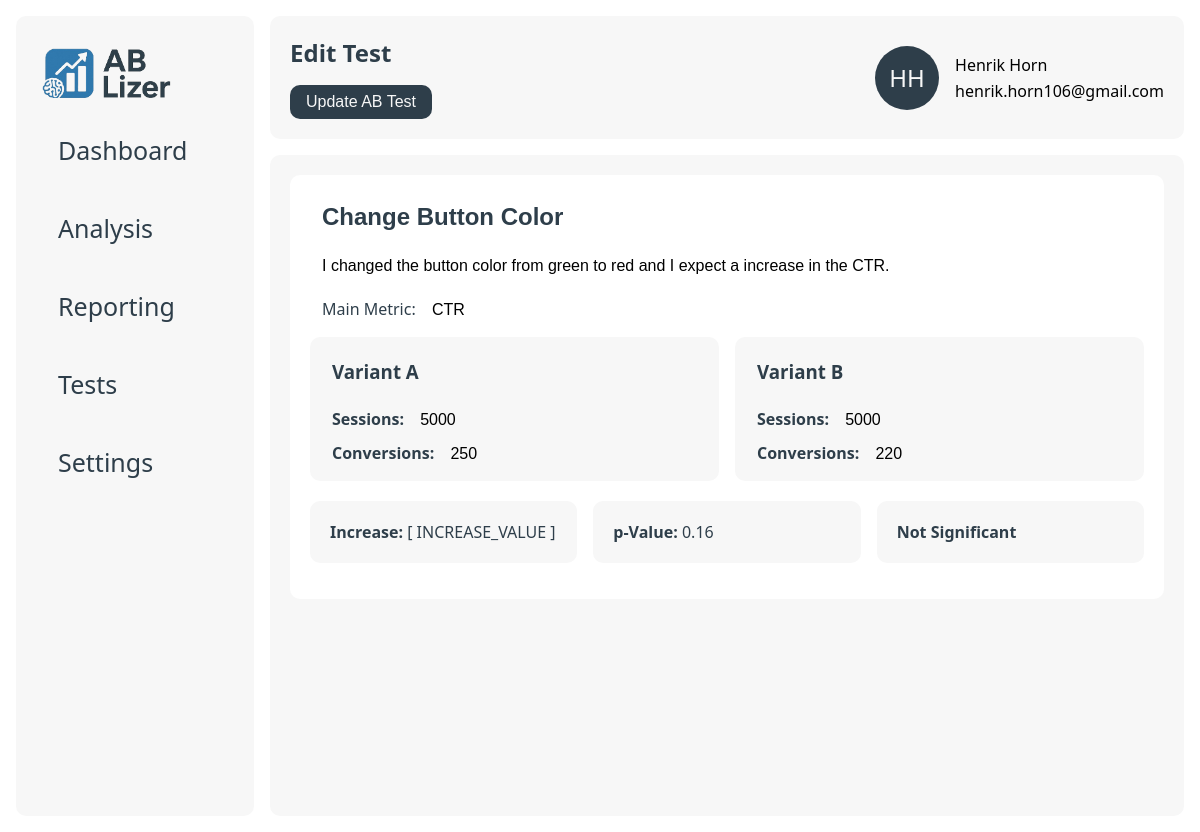
Before: /edit/1/51 with the older database file.
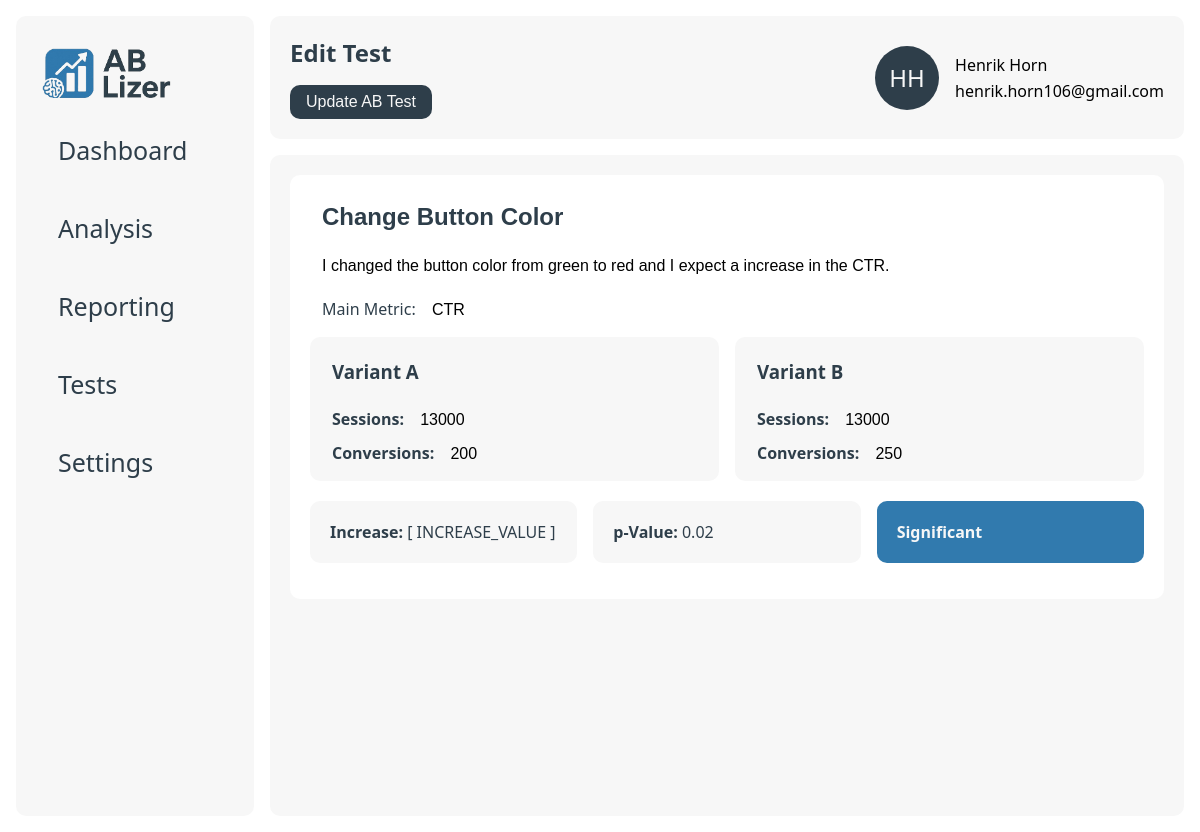
After: the same page with the newer database file.
### data/models.py (models this page shows)
class variants(db.Model):
    __tablename__ = 'variants'
    id = db.Column(db.Integer, primary_key=True)
    test_id = db.Column(db.Integer, db.ForeignKey('ab_tests.id'), nullable=False)
    name = db.Column(db.String(255), nullable=False)
    impressions = db.Column(db.Integer, nullable=False)
    conversions = db.Column(db.Integer, nullable=False)
    conversion_rate = db.Column(db.Float, nullable=False)
    __repr__ = lambda self: f'<Variant {self.id}>'
    __str__ = lambda self: f'{self.id}'

class reports(db.Model):
    __tablename__ = 'reports'
    id = db.Column(db.Integer, primary_key=True)
    test_id = db.Column(db.Integer, db.ForeignKey('ab_tests.id'), nullable=False)
    p_value = db.Column(db.Float, nullable=False)
    summary = db.Column(db.Text, nullable=False)
    significance = db.Column(db.Boolean, nullable=False)
    ai_recommendation = db.Column(db.Text, nullable=False)
    created_at = db.Column(db.DateTime, nullable=False, default=db.func.now())
    __repr__ = lambda self: f'<Report {self.id}>'
    __str__ = lambda self: f'{self.id}'

### app.py (the view)
@app.route("/edit/<int:user_id>/<int:test_id>")
def edit_test_page(user_id, test_id):
    user = db_manager.get_user(user_id)
    test = db_manager.get_test(test_id, user.company_id)
    variants = db_manager.get_variants(test_id)
    report = db_manager.get_report(test_id)
    return render_template("edit.html", user=user, test=test, variants=variants, report=report)

### app.py (called while the page is built)
@app.template_filter('initials')
def get_initials(name):
    if not name:
        return ''
    parts = name.strip().split()
    if len(parts) >= 2:
        return (parts[0][0] + parts[1][0]).upper()
    elif len(parts) == 1:
        return parts[0][:2].upper()
    return ''

### data/db_manager.py (called while the page is built)
    def get_test(self, test_id, company_id):
        return ab_tests.query.filter_by(id=test_id, company_id=company_id).first()

    def get_variants(self, test_id):
        return variants.query.filter_by(test_id=test_id).all()

    def get_report(self, test_id):
        return reports.query.filter_by(test_id=test_id).first()

    def get_user(self, user_id):
        return users.query.filter_by(id=user_id).first()

### templates/edit.html (shortened to what this page needs)
{% extends "base.html" %}
{% block page_title %}Edit Test{% endblock %}
{% block page_button %}
    <button form="edit-form" class="btn" type="submit">Update AB Test</button>{% endblock %}
{% block content %}
    <div class="card big">
        <form class="details-form" id="edit-form" method="post" action="">
            <input type="text" class="details-head" name="name" value="{{ test.name }}">
            <input type="text" name="description" value="{{ test.description }}">
            <div class="details-form-group">
                <label for="metric">Main Metric:</label>
                <input class="details-item" type="text" id="metric" name="metric" value="{{ test.metric }}">
            </div>
            {% if variants != [] %}
                <div class="column-grid-2">
                    {% for variant in variants %}
                        <div class="test-card">
                            <h3 class="details-name">{{ variant.name }}</h3>
                            <div class="details-form-group">
                                <label for="sessions_{{ loop.index }}"><strong>Sessions:</strong></label>
                                <input class="details-item" type="text" id="sessions_{{ loop.index }}" name="sessions[]"
                                       value="{{ variant.impressions }}">
                            </div>
                            <div class="details-form-group">
                                <label for="conversions_{{ loop.index }}"><strong>Conversions:</strong></label>
                                <input class="details-item" type="text" id="conversions_{{ loop.index }}"
                                       name="conversions[]" value="{{ variant.conversions }}">
                            </div>
                        </div>
                    {% endfor %}
                </div>
                <div class="column-grid-3">
                    <div class="card secondary">
                        <p><strong>Increase:</strong> [ INCREASE_VALUE ]</p>
                    </div>
                    <div class="card secondary">
                        <p><strong>p-Value:</strong> {{ report.p_value }}</p>
                    </div>
                    {% if report.significance %}
                        <div class="card accent">
                            <p><strong>Significant</strong></p>
                        </div>
                    {% else %}
                        <div class="card secondary">
                            <p><strong>Not Significant</strong></p>
                        </div>
                    {% endif %}
                </div>
            {% else %}
                <button class="btn" id="addVariantBtn">Add Variants</button>
            {% endif %}
        </form>
    </div>
{% endblock %}

Changed rows visible on the page:
changed variants "Variant A": impressions "5000" → "13000"; conversions "250" → "200"
changed variants "Variant B": impressions "5000" → "13000"; conversions "220" → "250"
changed reports: p_value "0.16" → "0.02"; significance False → True (drawn)
Other visible differences:
text no longer shown: "Not Significant"
text now shown: "Significant"
